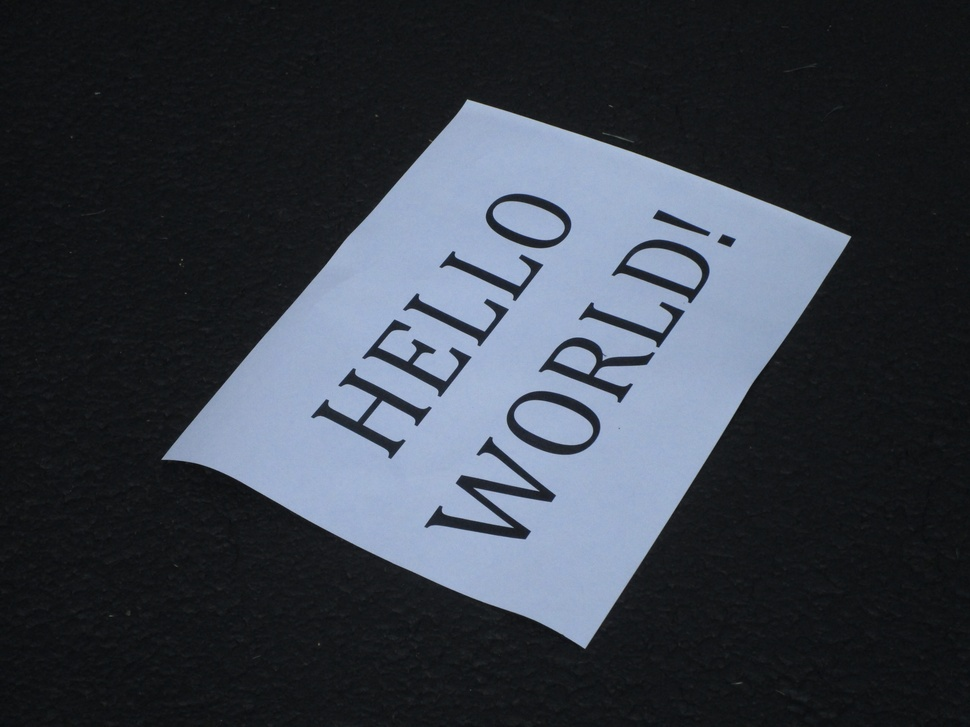
%> input picture HW 08/Images__Hello_World/IMG_3997.JPG, 970 x 727 px, shrunk from 5152 x 3864 before the run
$ octave HW_08_Kimbrell_Raina.m   (GNU Octave 9; MATLAB toolbox functions it lacks are replaced by stand-ins)
%> lines starting %> are read from the running program, lines starting %| are printed output that depends on the picture; in (x1, y1, x2, y2) boxes, pixels count from 0 and x2, y2 are one past the last pixel; in counts of white or black regions, pixels touching at a corner belong together; the program's own positions count from 1
im = imread('Images__Hello_World/IMG_3997.JPG');
%> im is the input picture: size 727x970x3 uint8; mean R, G, B 55.8, 61.6, 71.5

% convert the image to grayscale
gray = rgb2gray(im);
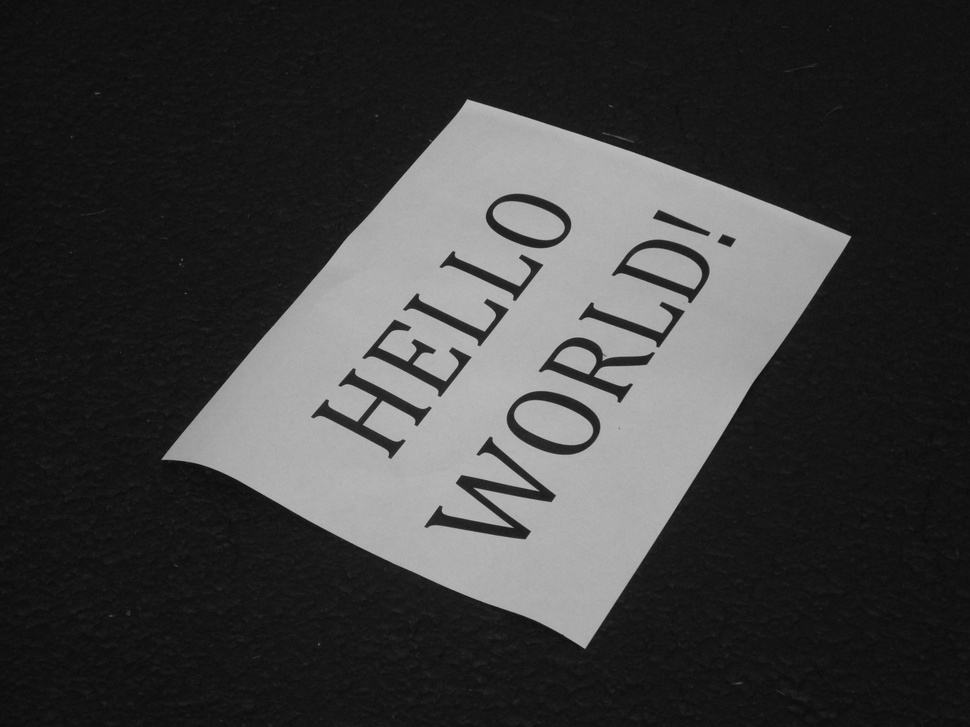
%> gray: size 727x970 uint8; min 9, max 193, mean 61

% binarize the image with a threshold of .6
bw = imbinarize(gray,.6);
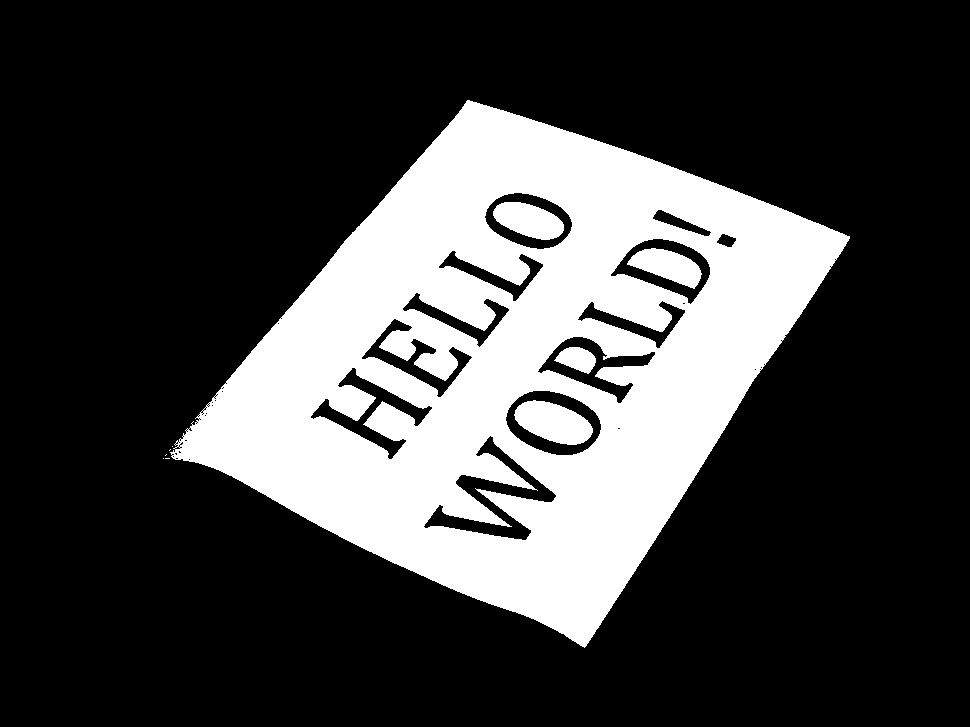
%> bw: size 727x970 logical; 25.7% white; 10 white regions (5 under 20 px), largest, box (x1, y1, x2, y2) and area: (170, 100, 850, 648) 174372, (514, 400, 593, 445) 2377, (493, 202, 564, 240) 1839, (627, 248, 702, 289) 1719, (554, 347, 596, 374) 719

% create the strel object to use close on its a rectangle because paper is
% rectangle
SE = strel('rectangle',[100 50]) ;

% perform close opertion on the binarized image to get rid of the test
bw = imclose(bw, SE);
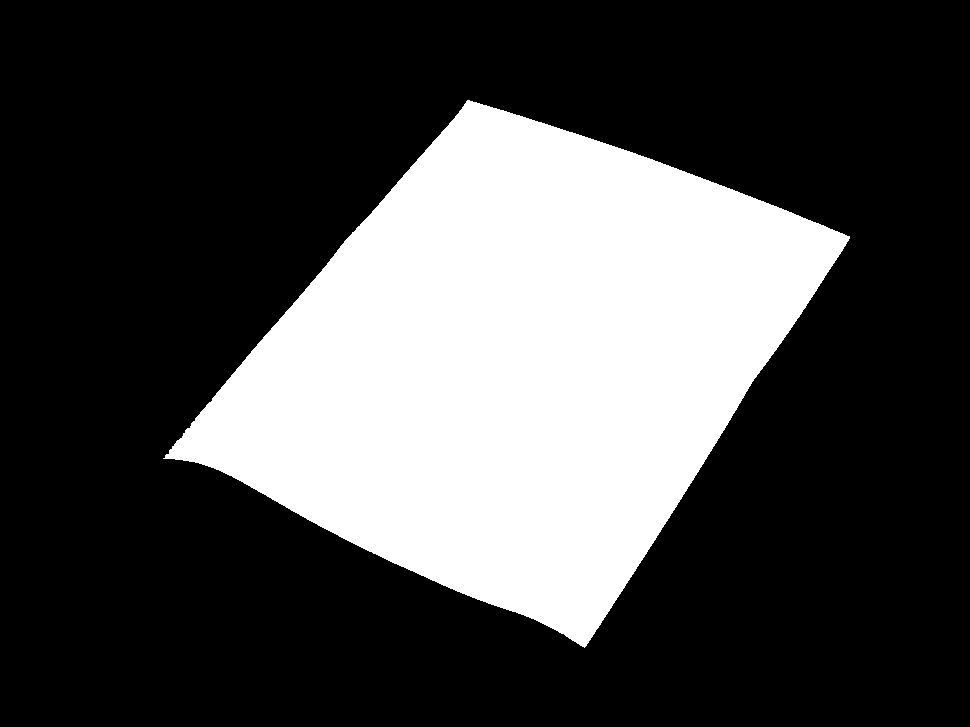
%> bw: size 727x970 logical; 28.6% white; 1 white region, box (x1, y1, x2, y2) and area: (163, 100, 850, 648) 201552

% detect the harrisfeatures of the new processed image
points = detectHarrisFeatures(bw);
%> points = 338 points; strongest (x, y): (850, 238), (165, 458), (585, 647), (469, 101), (173, 447)
% get the strongest 1000 points
strongpoints = points.selectStrongest(1000);
%> strongpoints has the same summary as points
imshow(im);
hold on;
% show the strongest 1000 points.
plot(strongpoints);
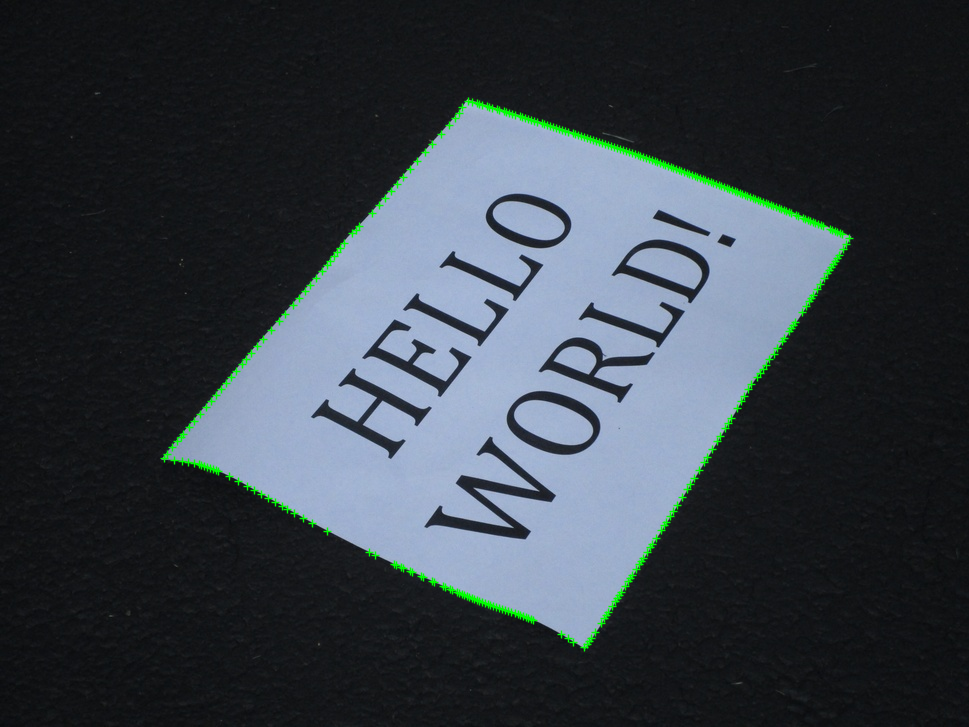
%> figure redrawn from the program's plot data

$ run again, with HW 08/Images__Hello_World/IMG_3978.JPG copied over HW 08/Images__Hello_World/IMG_3997.JPG
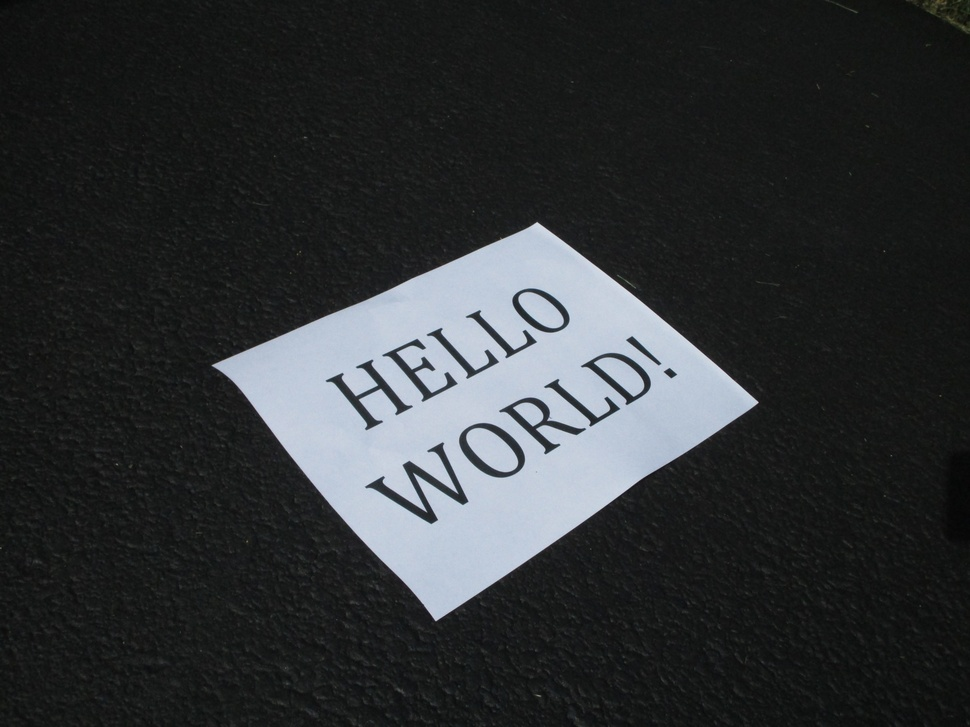
%> input picture HW 08/Images__Hello_World/IMG_3978.JPG, 970 x 727 px, shrunk from 5152 x 3864 before the run
%> im is the input picture: size 727x970x3 uint8; mean R, G, B 47.5, 50.5, 52.1
%> `bw = imclose(bw, SE);`:
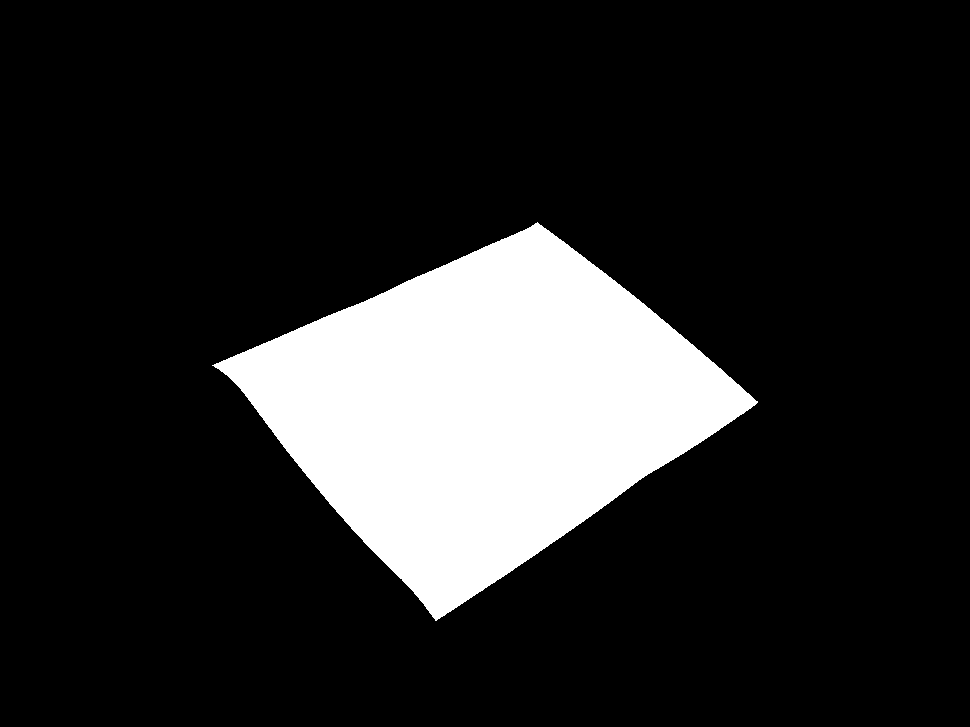
%> bw: size 727x970 logical; 15.7% white; 1 white region, box (x1, y1, x2, y2) and area: (212, 222, 758, 621) 111043
%> points = 227 points; strongest (x, y): (215, 366), (758, 403), (436, 620), (538, 223), (402, 580)
%> strongpoints has the same summary as points
%> `plot(strongpoints);`:
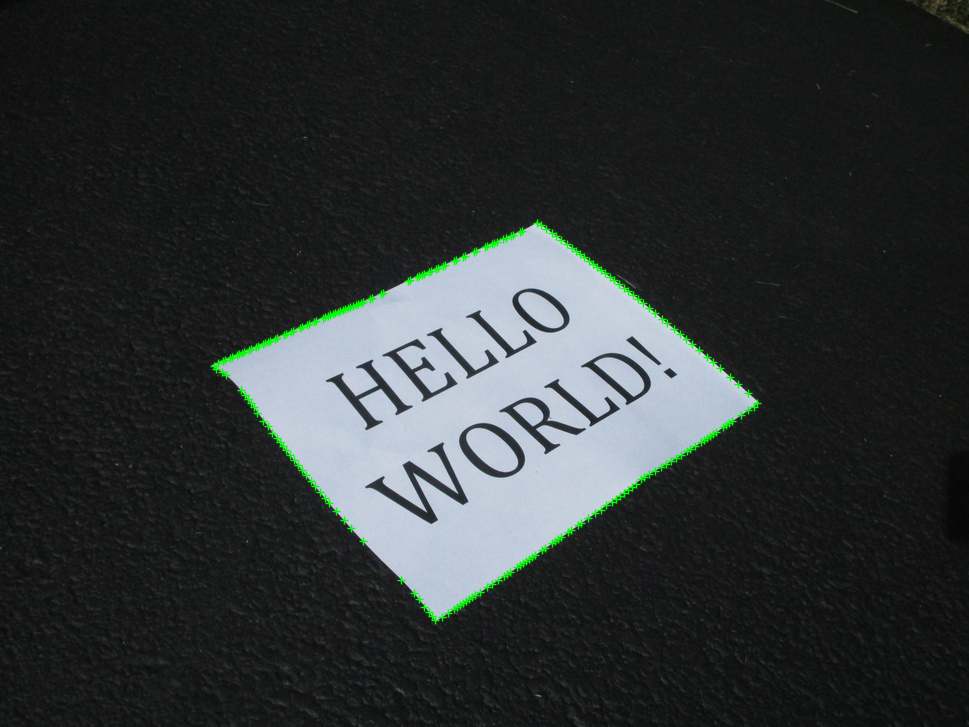
%> figure redrawn from the program's plot data

$ run again, with HW 08/Images__Hello_World/IMG_3979.JPG copied over HW 08/Images__Hello_World/IMG_3997.JPG
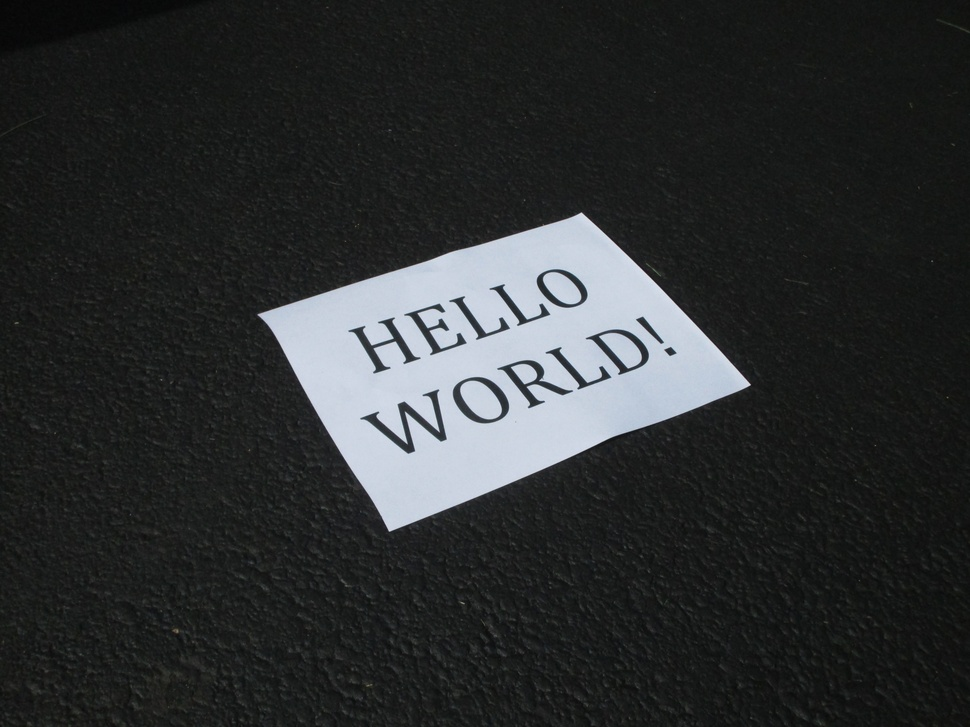
%> input picture HW 08/Images__Hello_World/IMG_3979.JPG, 970 x 727 px, shrunk from 5152 x 3864 before the run
%> im is the input picture: size 727x970x3 uint8; mean R, G, B 45, 47.4, 48.1
%> `bw = imclose(bw, SE);`:
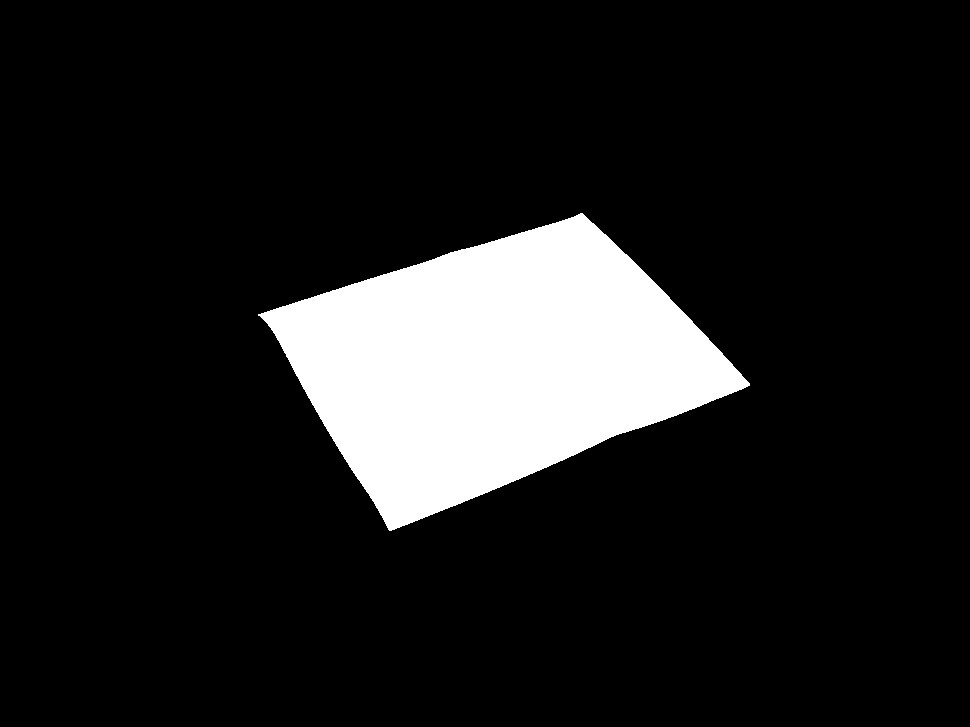
%> bw: size 727x970 logical; 12.1% white; 1 white region, box (x1, y1, x2, y2) and area: (258, 213, 750, 531) 85570
%> points = 249 points; strongest (x, y): (260, 316), (750, 385), (391, 531), (582, 214), (395, 530)
%> strongpoints has the same summary as points
%> `plot(strongpoints);`:
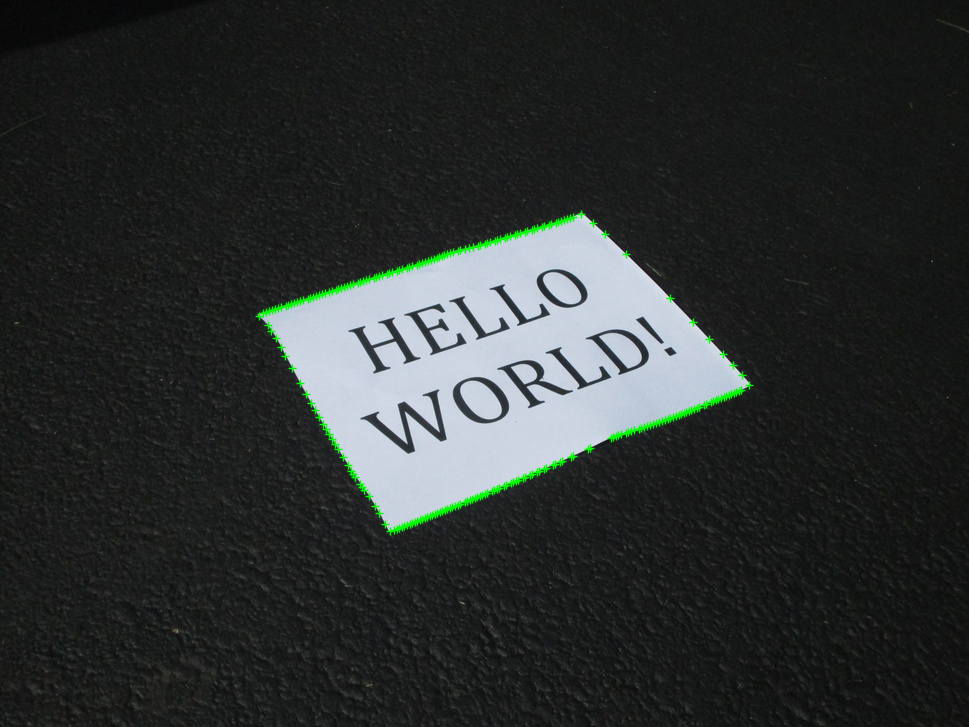
%> figure redrawn from the program's plot data

$ run again, with HW 08/Images__Hello_World/IMG_3981.JPG copied over HW 08/Images__Hello_World/IMG_3997.JPG
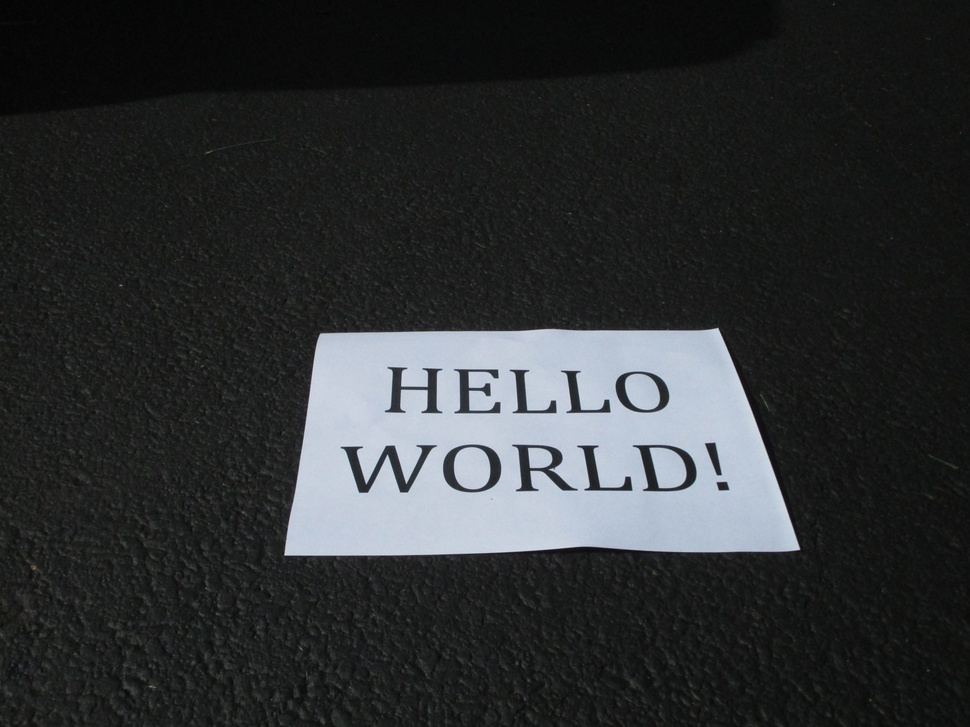
%> input picture HW 08/Images__Hello_World/IMG_3981.JPG, 970 x 727 px, shrunk from 5152 x 3864 before the run
%> im is the input picture: size 727x970x3 uint8; mean R, G, B 46.5, 48.7, 50
%> `bw = imclose(bw, SE);`:
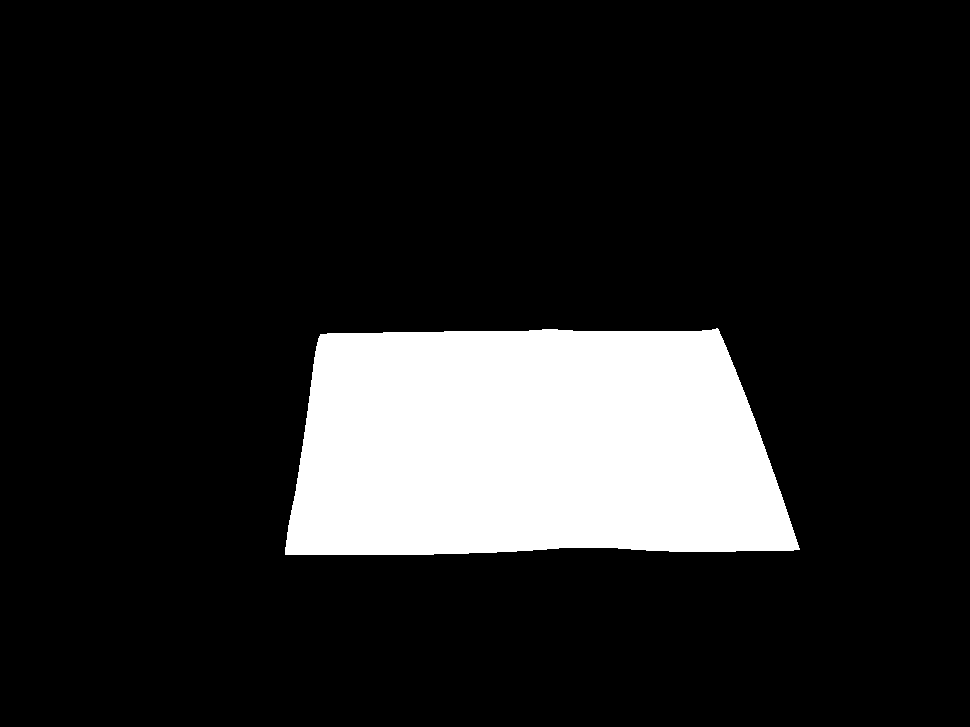
%> bw: size 727x970 logical; 14.4% white; 1 white region, box (x1, y1, x2, y2) and area: (285, 328, 800, 555) 101518
%> points = 135 points; strongest (x, y): (800, 549), (718, 329), (286, 555), (321, 336), (721, 334)
%> strongpoints has the same summary as points
%> `plot(strongpoints);`:
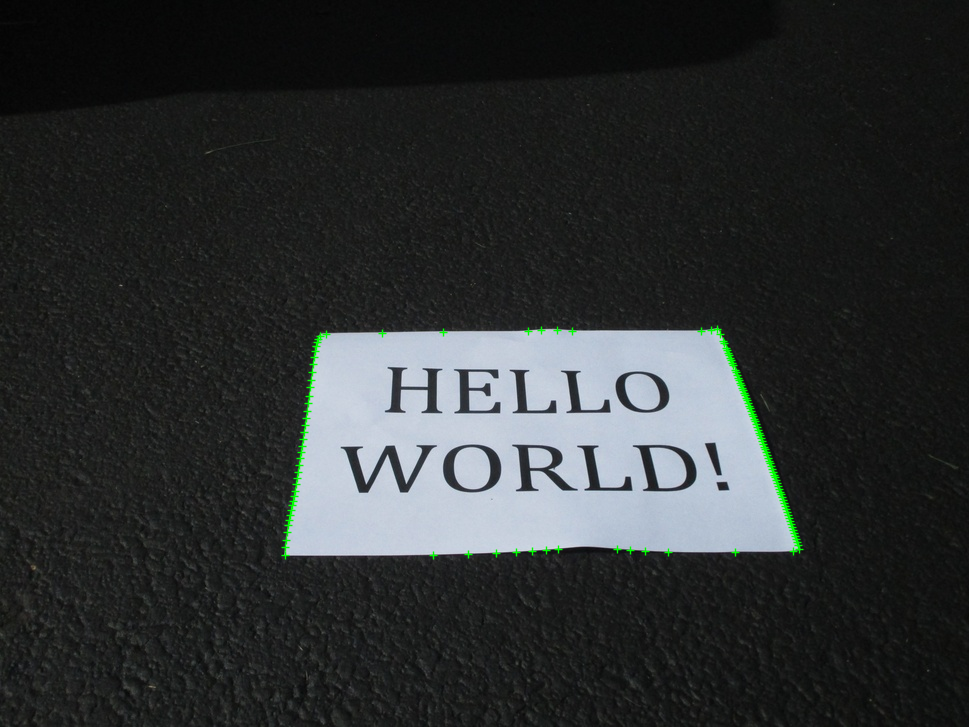
%> figure redrawn from the program's plot data
